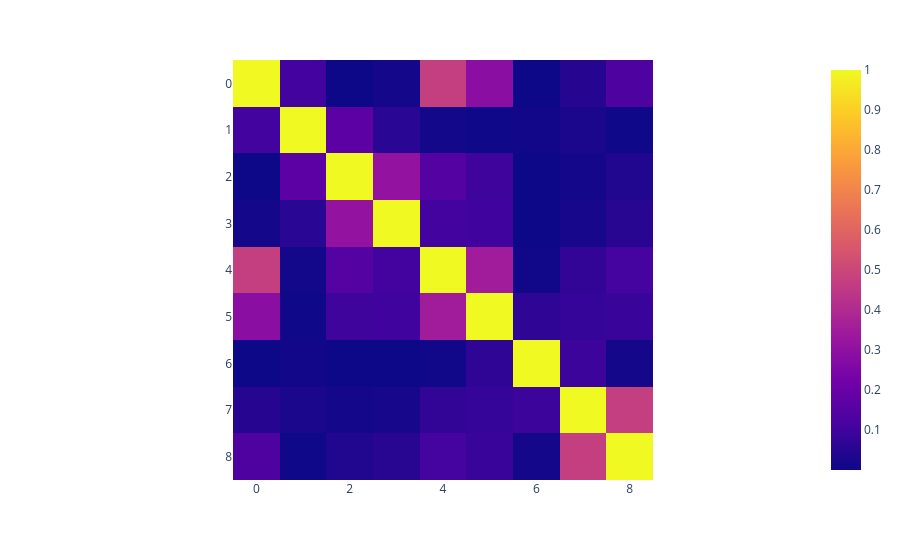

This figure's notebook cell:
### Code cell
# Calculate and plot the global MAC matrix
MAC = np.zeros((n_modes, n_modes))
for i in range(n_modes):
    for j in range(n_modes):
        MAC[i, j] = (np.abs(Phi_id[:, i].conj().T @ Phi_id[:, j]))**2 / ((Phi_id[:, i].conj().T @ Phi_id[:, i]) * (Phi_id[:, j].conj().T @ Phi_id[:, j]))

# Plot the MAC matrix: Check if the off-diagonal elements are close to zero
fig = px.imshow(MAC)
fig.show()

### Figure 1 — Plotly figure (JSON) as saved in the notebook; plotly's stock layout.template omitted (floating-point values rounded to 4 significant figures)
{"data": [{"coloraxis": "coloraxis", "hovertemplate": "x: %{x}<br>y: %{y}<br>color: %{z}<extra></extra>", "name": "0", "type": "heatmap", "xaxis": "x", "yaxis": "y", "z": [[1.0, 0.106, 0.0001843, 0.01459, 0.4723, 0.2894, 0.0007875, 0.04835, 0.1309], [0.106, 1.0, 0.1673, 0.05466, 0.009916, 0.003768, 0.01141, 0.02507, 0.004376], [0.0001843, 0.1673, 1.0, 0.3088, 0.1482, 0.09836, 0.0003877, 0.01366, 0.0395], [0.01459, 0.05466, 0.3088, 1.0, 0.1047, 0.1013, 0.0001608, 0.02054, 0.05204], [0.4723, 0.009916, 0.1482, 0.1047, 1.0, 0.3491, 0.008332, 0.07246, 0.109], [0.2894, 0.003768, 0.09836, 0.1013, 0.3491, 1.0, 0.06434, 0.07838, 0.08674], [0.0007875, 0.01141, 0.0003877, 0.0001608, 0.008332, 0.06434, 1.0, 0.09266, 0.01383], [0.04835, 0.02507, 0.01366, 0.02054, 0.07246, 0.07838, 0.09266, 1.0, 0.4735], [0.1309, 0.004376, 0.0395, 0.05204, 0.109, 0.08674, 0.01383, 0.4735, 1.0]]}], "layout": {"coloraxis": {"colorscale": [[0, "#0d0887"], [0.1111, "#46039f"], [0.2222, "#7201a8"], [0.3333, "#9c179e"], [0.4444, "#bd3786"], [0.5556, "#d8576b"], [0.6667, "#ed7953"], [0.7778, "#fb9f3a"], [0.8889, "#fdca26"], [1, "#f0f921"]]}, "margin": {"t": 60}, "xaxis": {"anchor": "y", "constrain": "domain", "domain": [0, 1], "scaleanchor": "y"}, "yaxis": {"anchor": "x", "autorange": "reversed", "constrain": "domain", "domain": [0, 1]}}}
